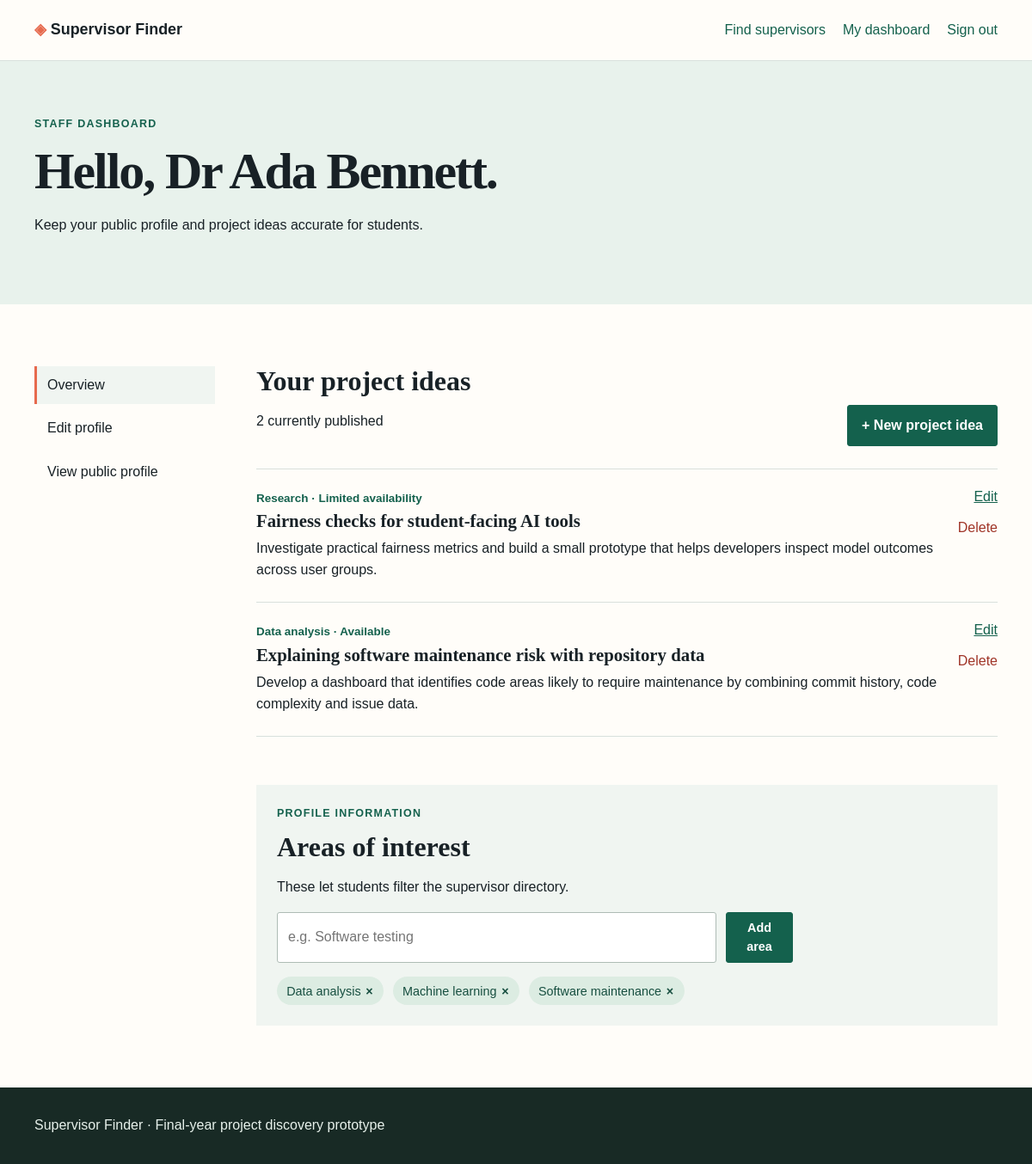
Page /dashboard (signed in) on the committed database.
### tables this page shows
CREATE TABLE staff (
  id INTEGER PRIMARY KEY AUTOINCREMENT,
  full_name TEXT NOT NULL,
  email TEXT NOT NULL UNIQUE,
  password TEXT NOT NULL,
  department TEXT NOT NULL,
  bio TEXT NOT NULL
);

CREATE TABLE projects (
  id INTEGER PRIMARY KEY AUTOINCREMENT,
  staff_id INTEGER NOT NULL,
  title TEXT NOT NULL,
  summary TEXT NOT NULL,
  skills TEXT NOT NULL,
  project_type TEXT NOT NULL,
  availability TEXT NOT NULL,
  FOREIGN KEY (staff_id) REFERENCES staff(id) ON DELETE CASCADE
);

CREATE TABLE interests (
  id INTEGER PRIMARY KEY AUTOINCREMENT,
  staff_id INTEGER NOT NULL,
  name TEXT NOT NULL,
  FOREIGN KEY (staff_id) REFERENCES staff(id) ON DELETE CASCADE,
  UNIQUE(staff_id, name)
);

### app.py (the view)
    @app.route("/dashboard")
    @staff_required
    def dashboard():
        db = get_db()
        staff = db.execute("SELECT * FROM staff WHERE id=?", (session["staff_id"],)).fetchone()
        interests = db.execute("SELECT * FROM interests WHERE staff_id=? ORDER BY name", (staff["id"],)).fetchall()
        projects = db.execute("SELECT * FROM projects WHERE staff_id=? ORDER BY id DESC", (staff["id"],)).fetchall()
        return render_template("dashboard.html", staff=staff, interests=interests, projects=projects)

### templates/dashboard.html (shortened to what this page needs)
{% extends 'base.html' %}
{% block content %}
<section class="page-heading"><div class="container"><p class="eyebrow">Staff dashboard</p><h1>Hello, {{ staff.full_name }}.</h1><p>Keep your public profile and project ideas accurate for students.</p></div></section>
<section class="container section dashboard-layout"><aside class="dashboard-side"><a class="side-link active" href="{{ url_for('dashboard') }}">Overview</a><a class="side-link" href="{{ url_for('edit_profile') }}">Edit profile</a><a class="side-link" href="{{ url_for('staff_profile', staff_id=staff.id) }}">View public profile</a></aside><div class="dashboard-content"><div class="dashboard-header"><div><h2>Your project ideas</h2><p>{{ projects|length }} currently published</p></div><a class="button" href="{{ url_for('create_project') }}">+ New project idea</a></div><div class="project-list">{% for project in projects %}<article class="project-row"><div><p class="card-meta">{{ project.project_type }} · {{ project.availability }}</p><h3>{{ project.title }}</h3><p>{{ project.summary[:145] }}{% if project.summary|length > 145 %}…{% endif %}</p></div><div class="row-actions"><a href="{{ url_for('edit_project', project_id=project.id) }}">Edit</a><form method="post" action="{{ url_for('delete_project', project_id=project.id) }}" onsubmit="return confirm('Delete this project idea? This cannot be undone.');"><button class="danger-link" type="submit">Delete</button></form></div></article>{% else %}<div class="empty-state"><h3>No project ideas yet</h3><p>Publishing an idea makes it visible to students browsing the directory.</p><a class="button" href="{{ url_for('create_project') }}">Create first project</a></div>{% endfor %}</div>
<section class="interest-panel"><div><p class="eyebrow">Profile information</p><h2>Areas of interest</h2><p>These let students filter the supervisor directory.</p></div><form class="inline-form" method="post" action="{{ url_for('add_interest') }}"><label class="sr-only" for="name">New area of interest</label><input id="name" name="name" required minlength="2" maxlength="60" placeholder="e.g. Software testing"><button class="button button-small" type="submit">Add area</button></form><div class="managed-tags">{% for interest in interests %}<span class="tag">{{ interest.name }}<form method="post" action="{{ url_for('delete_interest', interest_id=interest.id) }}" onsubmit="return confirm('Remove this area of interest?');"><button title="Remove {{ interest.name }}" type="submit">×</button></form></span>{% else %}<p>No interest areas yet.</p>{% endfor %}</div></section></div></section>
{% endblock %}

### static/style.css (style rules this page uses)
:root { --ink:#182126; --muted:#5f6c73; --paper:#fffdf9; --tint:#f0f5f1; --line:#d8e0dc; --green:#14614d; --green-dark:#0d4b3b; --coral:#e66a4e; --focus:#ffca55; }
* { box-sizing:border-box; }
body { margin:0; color:var(--ink); background:var(--paper); font:16px/1.55 Arial, Helvetica, sans-serif; }
h1,h2,h3 { font-family:Georgia, 'Times New Roman', serif; line-height:1.12; margin:0 0 .55rem; }
h1 { font-size:clamp(2.3rem,5vw,4.8rem); letter-spacing:-.035em; }
h2 { font-size:2rem; }
h3 { font-size:1.3rem; }
a { color:var(--green); }
button,input,select,textarea { font:inherit; }
button { cursor:pointer; }
.container { width:min(1120px,calc(100% - 2.5rem)); margin:auto; }
.link-button,.danger-link { background:none; border:0; color:var(--green); padding:0; }
.danger-link { color:#a03528; }
.eyebrow { color:var(--green); font-size:.78rem; font-weight:700; letter-spacing:.1em; text-transform:uppercase; margin:0 0 .75rem; }
input,select,textarea { width:100%; min-height:44px; padding:.65rem .75rem; border:1px solid #aebcb5; border-radius:3px; color:var(--ink); background:#fff; }
.button { display:inline-flex; justify-content:center; align-items:center; min-height:44px; padding:.65rem 1rem; border:1px solid var(--green); border-radius:3px; color:#fff; background:var(--green); font-weight:700; text-decoration:none; }
.button-small { min-height:36px; padding:.4rem .75rem; font-size:.9rem; }
.section { padding:4.5rem 0; }
.section-heading,.dashboard-header { display:flex; justify-content:space-between; gap:1.5rem; align-items:end; margin-bottom:1.6rem; }
.tag-list,.managed-tags { display:flex; flex-wrap:wrap; gap:.65rem; }
.tag { display:inline-flex; align-items:center; gap:.25rem; padding:.35rem .7rem; border-radius:100px; background:#dcece2; color:#174f40; font-size:.9rem; }
.tag form { display:inline; }
.tag button { border:0; padding:0 .1rem; background:transparent; color:#174f40; font-weight:700; }
.card-meta { margin:0 0:.4rem; color:var(--green); font-size:.84rem; font-weight:700; }
.page-heading,.profile-hero { padding:4rem 0; background:#e8f2ec; }
.dashboard-layout { display:grid; grid-template-columns:210px 1fr; gap:3rem; }
.dashboard-side { display:grid; align-content:start; gap:.4rem; }
.side-link { padding:.6rem .75rem; border-left:3px solid transparent; text-decoration:none; color:var(--ink); }
.side-link.active,.side-link:hover { border-left-color:var(--coral); background:var(--tint); }
.project-list { border-top:1px solid var(--line); }
.project-row { display:flex; justify-content:space-between; gap:1.5rem; padding:1.25rem 0; border-bottom:1px solid var(--line); }
.project-row p { margin:.25rem 0; }
.row-actions { display:flex; flex-direction:column; align-items:flex-end; gap:.7rem; white-space:nowrap; }
.interest-panel { margin-top:3.5rem; padding:1.5rem; background:var(--tint); }
.inline-form { display:flex; gap:.7rem; margin:1rem 0; max-width:600px; }

### rows in the picture
staff: full_name "Dr Ada Bennett"
projects: project_type "Research", availability "Limited availability", title "Fairness checks for student-facing AI tools", summary "Investigate practical fairness metrics and build a small prototype that helps developers inspect model outcomes across user groups."
projects: project_type "Data analysis", availability "Available", title "Explaining software maintenance risk with repository data", summary "Develop a dashboard that identifies code areas likely to require maintenance by combining commit history, code complexity and issue data."
interests: name "Data analysis"
interests: name "Machine learning"
interests: name "Software maintenance"

### other values in the picture
{{ projects|length }} "2"
